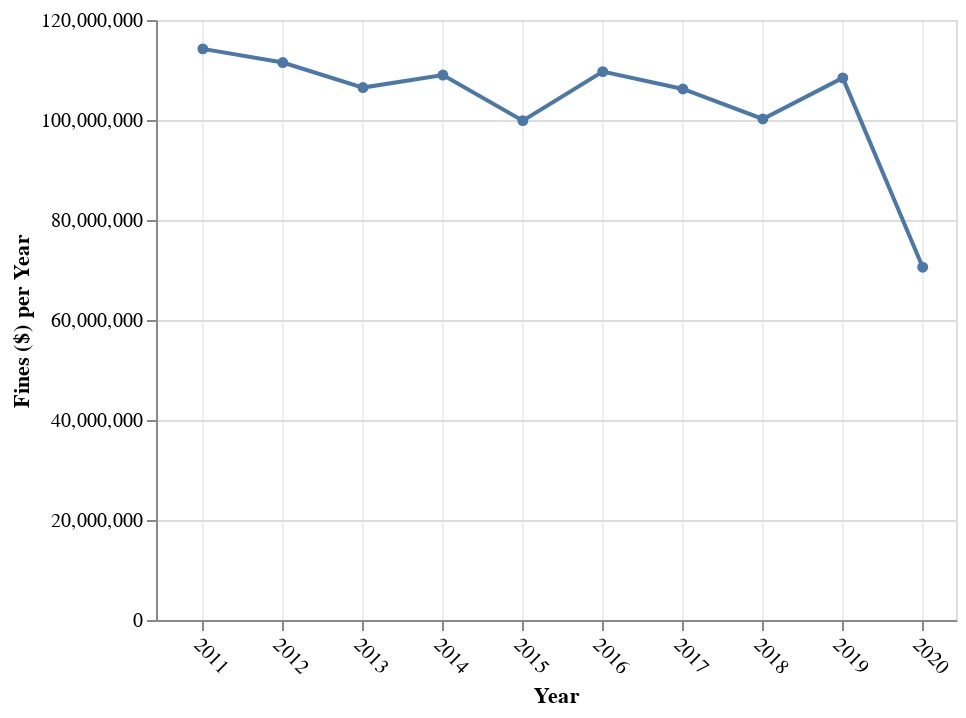

Here is the notebook cell this chart was saved with:
### Markdown cell above
### Total fines ($) per year

### Code cell
dfy = dfid.groupby(['year'])['set_fine_amount'].sum().reset_index()
dfy["date"] = dfy["year"].astype(str) + "-01-01"
dfy

alt.Chart(dfy).mark_line(
     point=alt.OverlayMarkDef()
).encode(
    x=alt.X('date:T', title="Year", axis=alt.Axis(
        labelAngle=45,
        gridOpacity=0.5
    ), scale=alt.Scale(domain=["2010-06-01", "2020-06-01"])),
    y=alt.Y('set_fine_amount', title="Fines ($) per Year")
)

### Figure 1 — Vega-Lite specification as saved in the notebook (floating-point values rounded to 4 significant figures)
{"config": {"view": {"continuousWidth": 400, "continuousHeight": 300}}, "data": {"name": "data-b16daa27242a9a4e58c29ebf1702e1ac"}, "mark": {"type": "line", "point": {}}, "encoding": {"x": {"axis": {"gridOpacity": 0.5, "labelAngle": 45}, "field": "date", "scale": {"domain": ["2010-06-01", "2020-06-01"]}, "title": "Year", "type": "temporal"}, "y": {"field": "set_fine_amount", "title": "Fines ($) per Year", "type": "quantitative"}}, "$schema": "https://vega.github.io/schema/vega-lite/v4.17.0.json", "datasets": {"data-b16daa27242a9a4e58c29ebf1702e1ac": [{"year": 2011, "set_fine_amount": 114226595, "date": "2011-01-01"}, {"year": 2012, "set_fine_amount": 111485565, "date": "2012-01-01"}, {"year": 2013, "set_fine_amount": 106483340, "date": "2013-01-01"}, {"year": 2014, "set_fine_amount": 108987340, "date": "2014-01-01"}, {"year": 2015, "set_fine_amount": 99872770, "date": "2015-01-01"}, {"year": 2016, "set_fine_amount": 109675985, "date": "2016-01-01"}, {"year": 2017, "set_fine_amount": 106199960, "date": "2017-01-01"}, {"year": 2018, "set_fine_amount": 100206695, "date": "2018-01-01"}, {"year": 2019, "set_fine_amount": 108424170, "date": "2019-01-01"}, {"year": 2020, "set_fine_amount": 70555350, "date": "2020-01-01"}]}}
